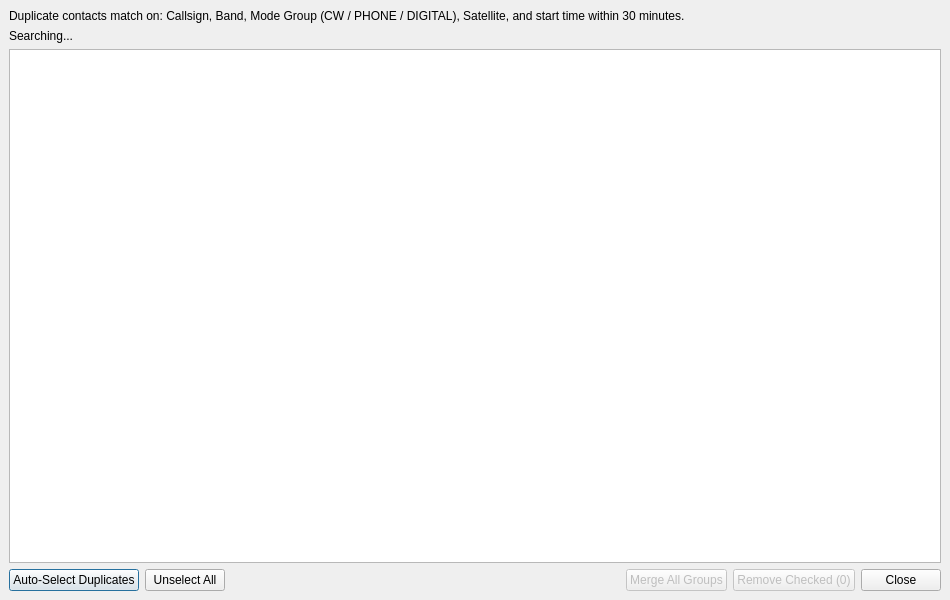
<?xml version="1.0" encoding="UTF-8"?>
<ui version="4.0">
 <class>DuplicateContactsDialog</class>
 <widget class="QDialog" name="DuplicateContactsDialog">
  <property name="geometry">
   <rect>
    <x>0</x>
    <y>0</y>
    <width>950</width>
    <height>600</height>
   </rect>
  </property>
  <property name="windowTitle">
   <string>Find, Merge &amp; Remove Duplicate Contacts</string>
  </property>
  <layout class="QVBoxLayout" name="verticalLayout">
   <property name="spacing">
    <number>6</number>
   </property>
   <property name="leftMargin">
    <number>9</number>
   </property>
   <property name="topMargin">
    <number>9</number>
   </property>
   <property name="rightMargin">
    <number>9</number>
   </property>
   <property name="bottomMargin">
    <number>9</number>
   </property>
   <item>
    <widget class="QLabel" name="infoLabel">
     <property name="text">
      <string>Duplicate contacts match on: Callsign, Band, Mode Group (CW / PHONE / DIGITAL), Satellite, and start time within 30 minutes.</string>
     </property>
     <property name="wordWrap">
      <bool>true</bool>
     </property>
    </widget>
   </item>
   <item>
    <widget class="QLabel" name="statusLabel">
     <property name="text">
      <string>Searching...</string>
     </property>
     <property name="wordWrap">
      <bool>true</bool>
     </property>
    </widget>
   </item>
   <item>
    <widget class="QTableWidget" name="tableWidget">
     <property name="selectionBehavior">
      <enum>QAbstractItemView::SelectRows</enum>
     </property>
     <property name="editTriggers">
      <set>QAbstractItemView::NoEditTriggers</set>
     </property>
     <property name="alternatingRowColors">
      <bool>false</bool>
     </property>
     <property name="showGrid">
      <bool>true</bool>
     </property>
    </widget>
   </item>
   <item>
    <layout class="QHBoxLayout" name="buttonLayout">
     <item>
      <widget class="QPushButton" name="autoSelectButton">
       <property name="toolTip">
        <string>Automatically check the second contact in each duplicate pair (the one with the higher ID) for removal.</string>
       </property>
       <property name="text">
        <string>Auto-Select Duplicates</string>
       </property>
      </widget>
     </item>
     <item>
      <widget class="QPushButton" name="unselectAllButton">
       <property name="toolTip">
        <string>Uncheck all rows so you can manually select which contacts to merge or remove.</string>
       </property>
       <property name="text">
        <string>Unselect All</string>
       </property>
      </widget>
     </item>
     <item>
      <spacer name="horizontalSpacer">
       <property name="orientation">
        <enum>Qt::Horizontal</enum>
       </property>
       <property name="sizeHint" stdset="0">
        <size>
         <width>40</width>
         <height>20</height>
        </size>
       </property>
      </spacer>
     </item>
     <item>
      <widget class="QPushButton" name="mergeButton">
       <property name="enabled">
        <bool>false</bool>
       </property>
       <property name="toolTip">
        <string>Merge all duplicate groups into a single contact each.

Rules per field:
• QSL status (qsl_rcvd / lotw / eqsl): best value wins — Y &gt; R &gt; I &gt; Q &gt; N
• QSL dates: fill blank, keep latest when both present
• Frequency: most decimal digits (most precise) wins
• Submode: copied from duplicate only when both share the same exact mode
• All other fields: fill blank from duplicate if the kept contact has no value

The earliest contact (lowest ID) is always kept.
Duplicate contacts are removed after the merge.</string>
       </property>
       <property name="text">
        <string>Merge All Groups</string>
       </property>
      </widget>
     </item>
     <item>
      <widget class="QPushButton" name="removeButton">
       <property name="enabled">
        <bool>false</bool>
       </property>
       <property name="toolTip">
        <string>Permanently delete all checked contacts. This cannot be undone.</string>
       </property>
       <property name="text">
        <string>Remove Checked (0)</string>
       </property>
      </widget>
     </item>
     <item>
      <widget class="QPushButton" name="closeButton">
       <property name="text">
        <string>Close</string>
       </property>
      </widget>
     </item>
    </layout>
   </item>
  </layout>
 </widget>
 <connections>
  <connection>
   <sender>closeButton</sender>
   <signal>clicked()</signal>
   <receiver>DuplicateContactsDialog</receiver>
   <slot>close()</slot>
   <hints>
    <hint type="sourcelabel">
     <x>-1</x>
     <y>-1</y>
    </hint>
    <hint type="destinationlabel">
     <x>475</x>
     <y>300</y>
    </hint>
   </hints>
  </connection>
 </connections>
</ui>
